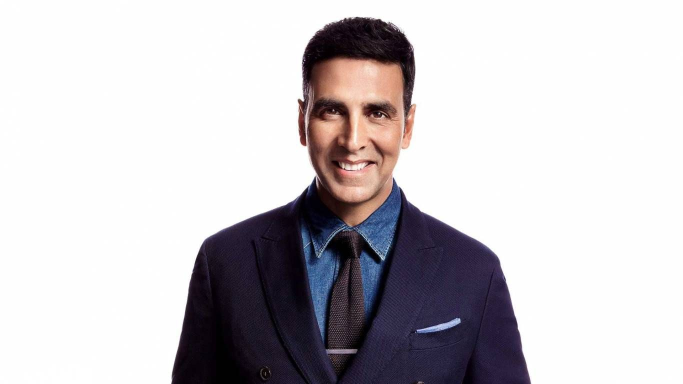
#> input picture sample_images/akshay.jpg, 1366 x 768 px (shown at 1/2 size)
$ python -i main.py   (imports and definitions only)
#> lines starting #> are read from the running program, lines starting #| are printed output that depends on the picture; after the words box and inside, x2 and y2 are one past the last pixel; in counts of white or black regions, pixels touching at a corner belong together
import cv2 #for image processing
import easygui #to open the filebox
import numpy as np #to store image
import imageio #to read image stored at particular path
import sys
import matplotlib.pyplot as plt
import os
import tkinter as tk
from tkinter import filedialog
from tkinter import *
from PIL import ImageTk, Image

def upload():
    ImagePath=easygui.fileopenbox()
    cartoonify(ImagePath)

# [4 lines not run here, left out]
# [1 line that did not run here, left out]
# [1 line that did not run here, left out]
coord = 10, 50, 240, 210

# [1 line not run here, left out]
# [1 line that did not run here, left out]
# [1 line that did not run here, left out]

# [1 line not run here, left out]

frame = Frame(bg = "white")
# [1 line not run here, left out]
# [1 line that did not run here, left out]
frame.label = Label(frame, image=frame.picture)
# [2 lines not run here, left out]

# [1 line that did not run here, left out]
# [4 lines not run here, left out]

def cartoonify(ImagePath):
    # read the image
#> called with ImagePath = 'sample_images/akshay.jpg'
    originalmage = cv2.imread(ImagePath)
#> originalmage is the input picture: shape (768, 1366, 3); mean B, G, R 200.5, 196.9, 200.4
    originalmage = cv2.cvtColor(originalmage, cv2.COLOR_BGR2RGB)

    # confirm that image is chosen
    if originalmage is None:
        print("Can not find any image. Choose appropriate file")
        sys.exit()

    ReSized1 = cv2.resize(originalmage, (960, 540))
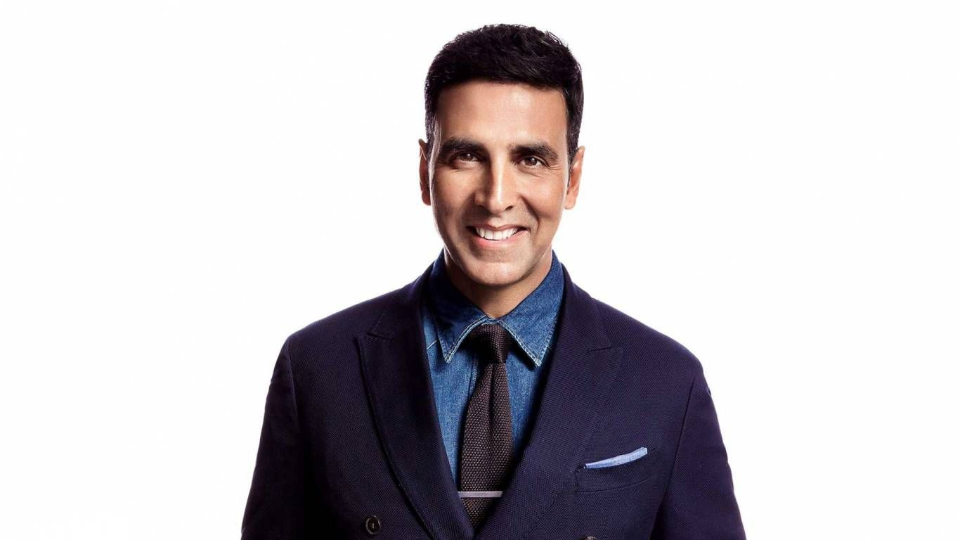
#> ReSized1: shape (540, 960, 3); mean R, G, B 200.4, 196.9, 200.5

    #converting an image to grayscale
    grayScaleImage= cv2.cvtColor(originalmage, cv2.COLOR_BGR2GRAY)
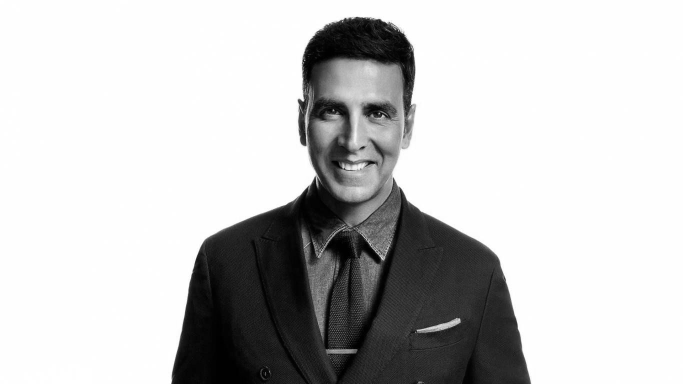
#> grayScaleImage: shape (768, 1366) (shown at 1/2 size); min 0, max 255, mean 198.4
    ReSized2 = cv2.resize(grayScaleImage, (960, 540))
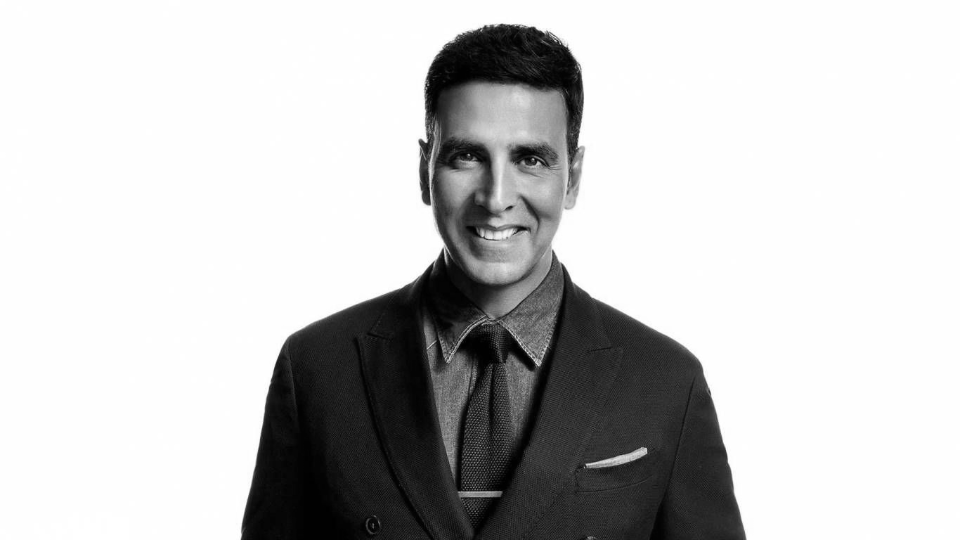
#> ReSized2: shape (540, 960); min 0, max 255, mean 198.4

    #applying median blur to smoothen an image
    smoothGrayScale = cv2.medianBlur(grayScaleImage, 5)
    ReSized3 = cv2.resize(smoothGrayScale, (960, 540))
    #plt.imshow(ReSized3, cmap='gray')

    #retrieving the edges and highlighting for cartoon effect
    #by using thresholding technique
    getEdge = cv2.adaptiveThreshold(smoothGrayScale, 255,
        cv2.ADAPTIVE_THRESH_MEAN_C,
        cv2.THRESH_BINARY, 9, 9)
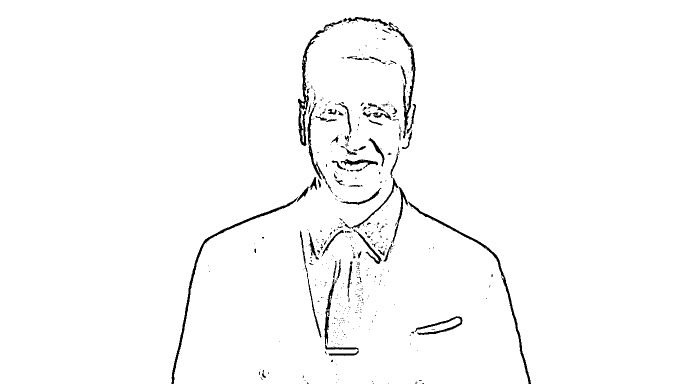
#> getEdge: shape (768, 1366) (shown at 1/2 size); 98% white; 475 black regions (398 under 20 px), largest, box (x1, y1, x2, y2) and area: (343, 393, 597, 768) 2305, (685, 34, 831, 277) 2121, (816, 403, 1062, 768) 2112

    ReSized4 = cv2.resize(getEdge, (960, 540))
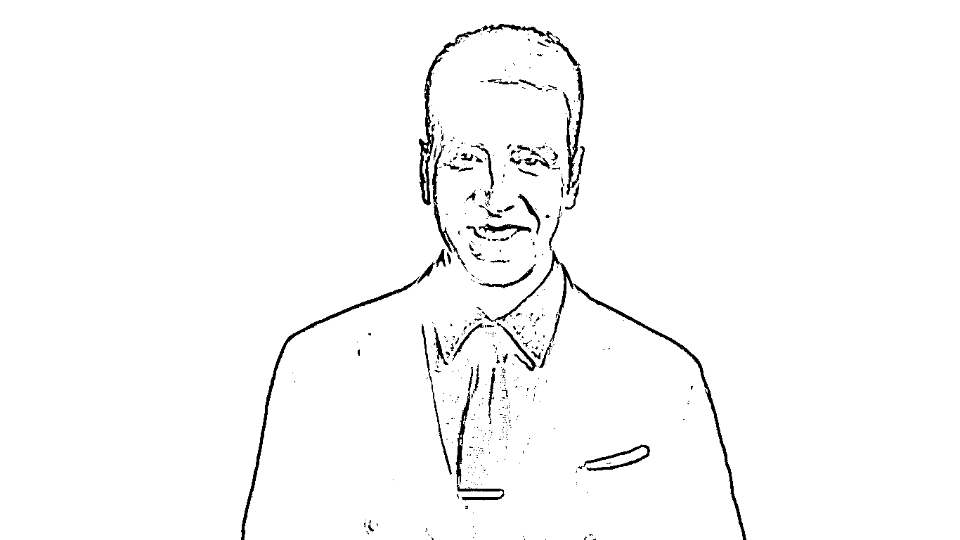
#> ReSized4: shape (540, 960); min 0, max 255, mean 249.9

    #applying bilateral filter to remove noise
    #and keep edge sharp as required
    colorImage = cv2.bilateralFilter(originalmage, 9, 300, 300)
    ReSized5 = cv2.resize(colorImage, (960, 540))

    #masking edged image with our "BEAUTIFY" image
    cartoonImage = cv2.bitwise_and(colorImage, colorImage, mask=getEdge)
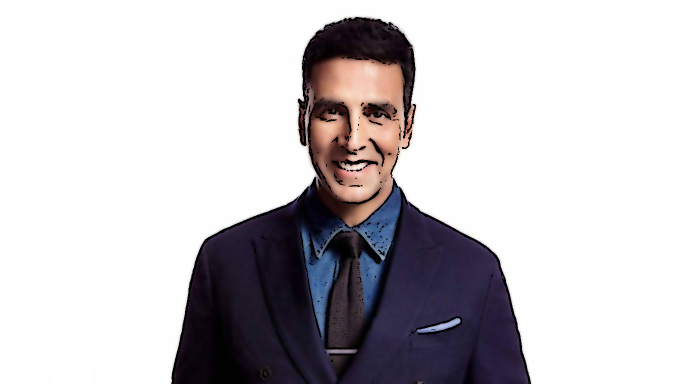
#> cartoonImage: shape (768, 1366, 3) (shown at 1/2 size); mean R, G, B 198.8, 195.6, 199

    ReSized6 = cv2.resize(cartoonImage, (960, 540))
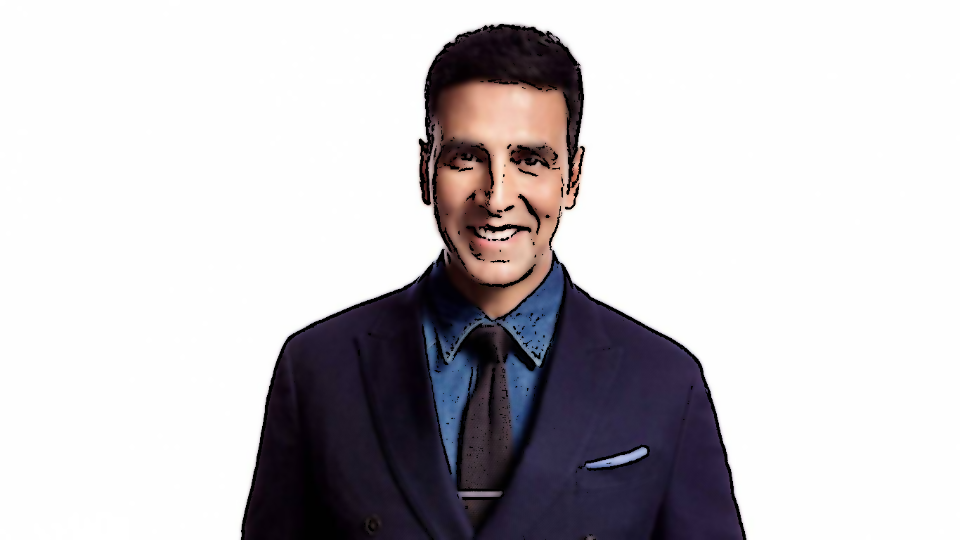
#> ReSized6: shape (540, 960, 3); mean R, G, B 198.7, 195.6, 199

    # Plotting the whole transition throughout the process
    images=[ReSized1, ReSized2, ReSized3, ReSized4, ReSized5, ReSized6]

    fig, axes = plt.subplots(3,2, figsize=(8,8), subplot_kw={'xticks':[], 'yticks':[]}, gridspec_kw=dict(hspace=0.1, wspace=0.1))
    for i, ax in enumerate(axes.flat):
        ax.imshow(images[i], cmap='gray')

#> (the run stopped early here; a loop or call above may not have finished)
